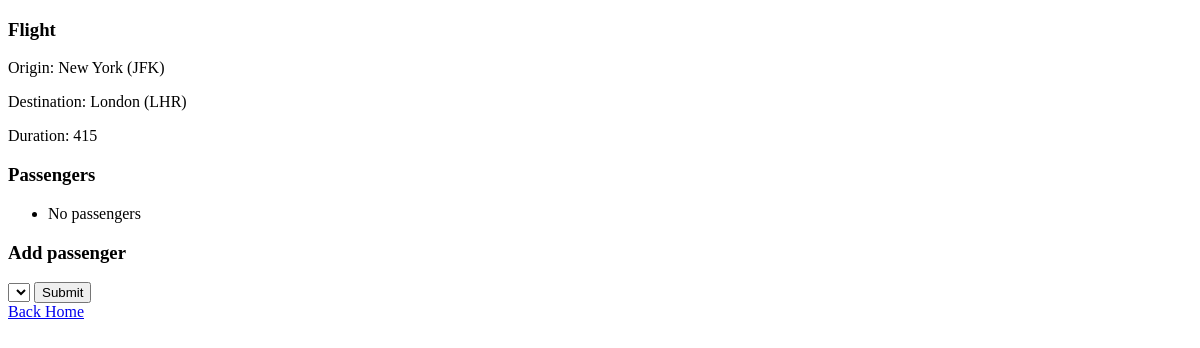
Before: /flight/1 with the older database file.
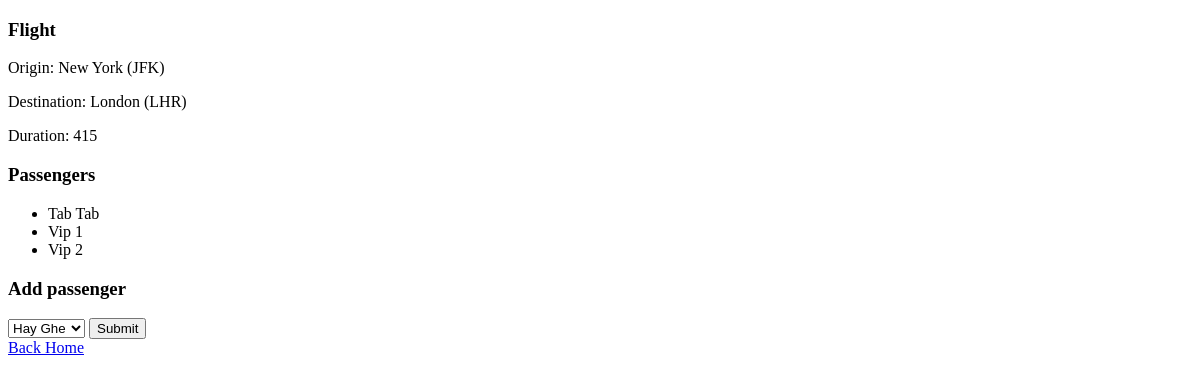
After: the same page with the newer database file.
### flight/models.py (models this page shows, shortened)
class Flight(models.Model):
    origin = models.ForeignKey(Airport, on_delete=models.CASCADE, related_name="departures")
    destination = models.ForeignKey(Airport, on_delete=models.CASCADE, related_name="arrivals")
    duration = models.IntegerField()

class Airport(models.Model):
    code = models.CharField(max_length=10)
    city = models.CharField(max_length=10)
    def __str__(self):
        return f"{self.city} ({self.code})"

class Passenger(models.Model):
    fname = models.CharField(max_length=10)
    lname = models.CharField(max_length=10)
    flight = models.ManyToManyField(Flight, blank=True, related_name="passengers")
    def __str__(self):
        return f"{self.fname} {self.lname}"

### flight/views.py (the view)
# urls.py: path("<int:flight_id>", views.flights, name="flights"),
def flights(request, flight_id):
    flight = models.Flight.objects.get(pk=flight_id)
    return render(request, "flight/flight.html", {
        "flight": flight,
        "passengers": flight.passengers.all(),
        "non_passenger": models.Passenger.objects.exclude(flight=flight).all()
    })

### flight/templates/flight/flight.html (shortened to what this page needs)
<!DOCTYPE html>
<html lang="en">
<head>
</head>
<body>
    <h3> Flight </h3>
    <p>Origin: {{flight.origin}}</p>
    <p>Destination: {{flight.destination}}</p>
    <p>Duration: {{flight.duration}}</p>
    <h3>Passengers</h3>
    <ul>
        {% for person in passengers %}
            <li>{{person}}</li>
        {% empty %}
            <li>No passengers</li>
        {% endfor %}
    </ul>
    <h3> Add passenger </h3>
    <form action="{% url 'book' flight_id=flight.id %}" method="post">
        <select name="passenger">
            {% for passenger in non_passenger %}
                <option value="{{passenger.id}}">{{ passenger }}</option>
            {% endfor %}
        </select>
        <input type="submit">
    </form>
    <a href="{% url 'index' %}">Back Home</a>
</body>
</html>

Changed rows visible on the page:
added Passenger: fname+lname "Tab Tab"
added Passenger: fname+lname "Vip 1"
added Passenger: fname+lname "Vip 2"
Other visible differences:
form field passenger: (not shown) → "Hay Ghe"
text no longer shown: "No passengers"
